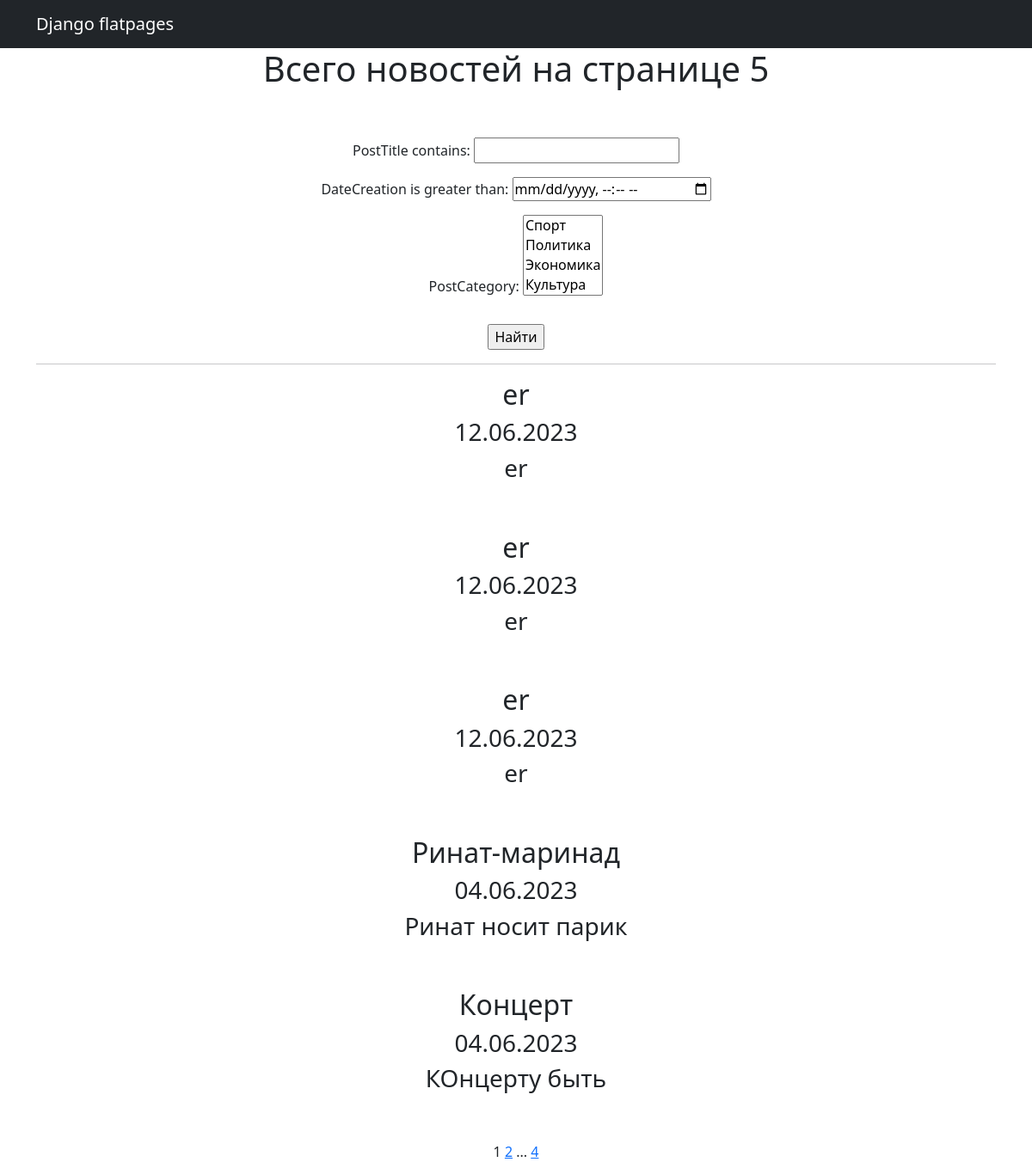
Page /news/search/ on the earlier database version.
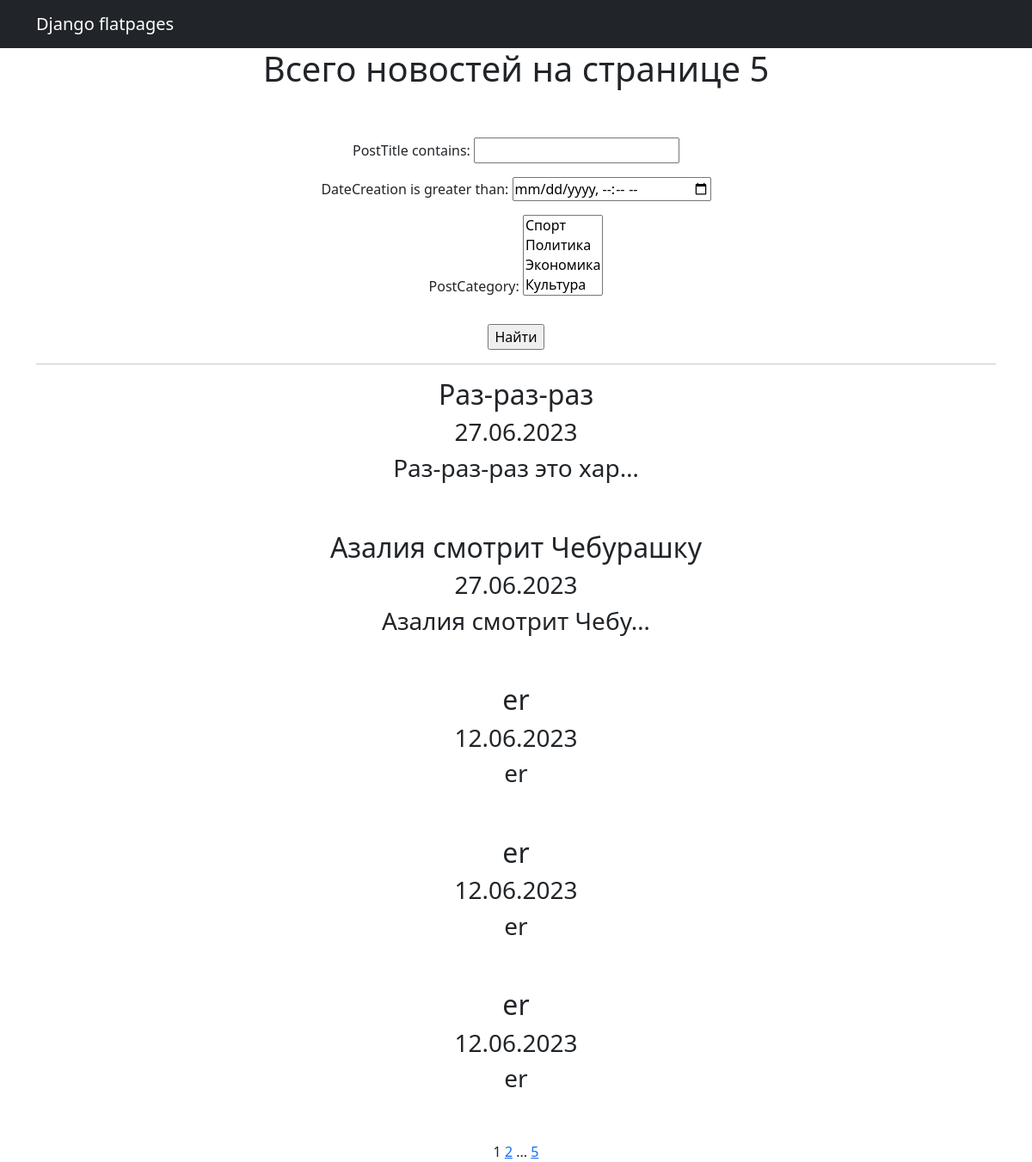
Same page on the later database version.
### news/models.py (models this page shows, shortened)
class Post(models.Model):
    postAuthor = models.ForeignKey(Author, on_delete=models.CASCADE)
    NEWS = 'NW'
    ARTICLE = 'AR'
    CATEGORY_CHOICES = (
        (NEWS, 'Новость'),
        (ARTICLE, 'Статья'),
    )
    categoryType = models.CharField(max_length=2, choices=CATEGORY_CHOICES)
    dateCreation = models.DateTimeField(auto_now_add=True)
    postCategory = models.ManyToManyField(Category, through='PostCategory')
    postTitle = models.CharField(max_length=64)
    postText = models.TextField()
    postRating = models.IntegerField(default=0)
    class Meta:
        verbose_name = 'Пост'
        verbose_name_plural = 'Посты'

### news/views.py (the view)
# urls.py: path('search/', PostListSearch.as_view()),
class PostListSearch(PostList):
    template_name = 'news_search.html'

### news/models.py (called while the page is built)
    def __str__(self):
        return self.categoryName

### news/templatetags/custom_filters.py (called while the page is built)
@register.filter(name='censor')
def currency(value):
    if (isinstance(value, str)):
        for word in CENSORED_WORD:
            if word in value:
                good_word = word[0] + '*'*(len(word)-1)
                value = value.replace(word, good_word)
        return (f"{value}")
    else:
        return ("Передана не строка")

### news/templatetags/custom_tags.py (called while the page is built)
@register.simple_tag(takes_context=True)
def url_replace(context, **kwargs):
    d = context['request'].GET.copy()
    for k, v in kwargs.items():
        d[k] = v
    return d.urlencode()

### news/views.py (called while the page is built)
    def get_queryset(self):
        queryset = super().get_queryset()
        self.filterset = PostFilter(self.request.GET, queryset)
        return self.filterset.qs

    def get_context_data(self, **kwargs):
        context = super().get_context_data(**kwargs)
        context['filterset'] = self.filterset
        return context

### news/templates/news/news_search.html (shortened to what this page needs)
{% extends 'flatpages/default.html' %}
{% load custom_filters %}
{% load custom_tags %}
{% block content %}
<h1>Всего новостей на странице {{ news|length }}</h1>
<br>
<br>
<form action="" method="get">
    {{ filterset.form.as_p }}
    <input type="submit" class="mt-3 btn-primary" value="Найти" />
</form>
<hr>
{% if news %}
    {% for post in news %}
        <h2>{{ post.postTitle|censor }}</h2>
        <h3>{{ post.dateCreation|date:'d.m.Y' }}</h3>
        <h3>{{ post.postText|truncatechars:20|censor }}</h3>
        <br>
        <br>
    {% endfor %}
{% else %}
    <h2>Пока нет новостей :(</h2>
{% endif %}
{{ page_obj.number }}
{% if page_obj.has_next %}
<a href="?{% url_replace page=page_obj.next_page_number %}">{{ page_obj.next_page_number }}</a>
{% if paginator.num_pages != page_obj.next_page_number %}
...
<a href="?{% url_replace page=page_obj.paginator.num_pages %}">{{ page_obj.paginator.num_pages }}</a>
{% endif %}
{% endif %}
{% endblock content %}

Differences in the rows shown:
no longer on this page (row unchanged): Post: postTitle|censor "Ринат-маринад", dateCreation "04.06.2023", postText|censor "Ринат носит парик"
no longer on this page (row unchanged): Post: postTitle|censor "Концерт", dateCreation "04.06.2023", postText|censor "КОнцерту быть"
added Post: postTitle|censor "Раз-раз-раз", dateCreation "27.06.2023", postText|censor "Раз-раз-раз это хар…"
added Post: postTitle|censor "Азалия смотрит Чебурашку", dateCreation "27.06.2023", postText|censor "Азалия смотрит Чебу…"
Other differences:
{{ page_obj.paginator.num_pages }}: "4" → "5"
